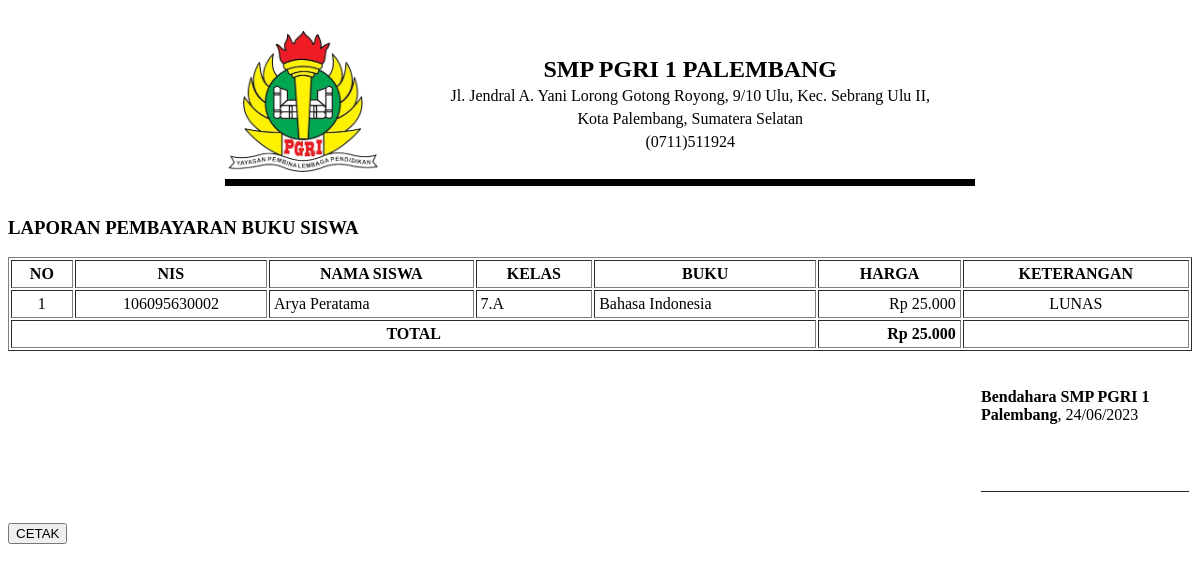
Page /laporan_pembayaran_buku.php (signed in) on the committed database.
### tables this page shows
CREATE TABLE `tb_tagihan_buku` (
  `id_tagihan` int(11) NOT NULL,
  `nis` varchar(25) NOT NULL,
  `kd_buku` varchar(11) NOT NULL,
  `nobayar` varchar(25) DEFAULT NULL,
  `tglbayar` date DEFAULT NULL,
  `harga_buku` int(11) DEFAULT NULL,
  `ket` text DEFAULT NULL
);

CREATE TABLE `tb_siswa` (
  `nis` varchar(25) NOT NULL,
  `nama_siswa` text NOT NULL,
  `kd_angkatan` varchar(11) NOT NULL,
  `kd_kelas` varchar(11) NOT NULL
);

CREATE TABLE `tb_kelas` (
  `kd_kelas` varchar(11) NOT NULL,
  `nama_kelas` varchar(11) NOT NULL,
  `wali_kelas` text NOT NULL
);

CREATE TABLE `tb_buku` (
  `kd_buku` varchar(11) NOT NULL,
  `nama_buku` text NOT NULL,
  `tingkat` varchar(11) NOT NULL,
  `tipe` text NOT NULL,
  `harga` int(11) NOT NULL
);

### fungsi.php (called while the page is built)
<?php
function buatrp($angka){
    $rupiah="Rp ".number_format($angka,0,',','.');
    return $rupiah;
}
?>

### laporan_pembayaran_buku.php (the view, shortened to what this page needs)
<?php
if(isset($_SESSION['login'])) {
    include 'fungsi.php';
	include 'koneksi.php';
?>
<!DOCTYPE html>
<html>
<head>
</head>
<body>
<div class="kopsurat">
        <table class="isi">
            <tr>
                <td><img src="./img/logo_pgri.png" width="150px" alt=""></td>
                <td class="tengah">
                    <h2>SMP PGRI 1 PALEMBANG</h2>
                    <p>Jl. Jendral A. Yani Lorong Gotong Royong, 9/10 Ulu, Kec. Sebrang Ulu II,</p>
                    <p>Kota Palembang, Sumatera Selatan</p>
                    <p>(0711)511924</p>
                </td>
            </tr>
        </table>
    </div>
	<h3>LAPORAN PEMBAYARAN BUKU SISWA</h3>
	<table border="1" cellspacing="" cellpadding="4" width="100%">
	<tr>
		<th>NO</th>
		<th>NIS</th>
		<th>NAMA SISWA</th>
		<th>KELAS</th>
        <th>BUKU</th>
		<th>HARGA</th>
		<th>KETERANGAN</th>
	</tr>
	<?php
	$spp = $konek -> query("SELECT tb_tagihan_buku.*,tb_siswa.*,tb_kelas.*,tb_buku.* FROM tb_tagihan_buku JOIN tb_siswa ON tb_tagihan_buku.nis=tb_siswa.nis
    JOIN tb_kelas ON tb_siswa.kd_kelas=tb_kelas.kd_kelas JOIN tb_buku ON tb_tagihan_buku.kd_buku=tb_buku.kd_buku WHERE tb_tagihan_buku.tglbayar ORDER BY tb_kelas.nama_kelas ASC");
	$i=1;
	$total = 0;
	while($dta=mysqli_fetch_array($spp)):
	 ?>
	<tr>
		<td align="center"><?= $i ?></td>
		<td align="center"><?= $dta['nis'] ?></td>
		<td align=""><?= $dta['nama_siswa'] ?></td>
		<td align=""><?= $dta['nama_kelas'] ?></td>
		<td align=""><?= $dta['nama_buku'] ?></td>
		<td align="right"><?php echo buatrp($dta['harga_buku']); ?></td>
		<td align="center"><?= $dta['ket'] ?></td>
	</tr>
	<?php $i++; ?>
	<?php $total += $dta['harga_buku']; ?>
<?php endwhile; ?>
<tr>
		<td colspan="5" align="center"><b>TOTAL</b></td>
		<td align="right"><b><?php echo buatrp($total );?></b></td>
		<td></td>
	</tr>
	</table>
<table width="100%">
	<tr>
		<td></td>
		<td width="200px">
			<BR/>
			<p><b>Bendahara SMP PGRI 1 Palembang</b>, <?= date('d/m/Y') ?>
			<br/>
			<br/>
			<br/>
		<p>__________________________</p>
		</td>
	</tr>
</table>
	<a  href="#" onclick="window.print();"><button class="print">CETAK</button></a>
</body>
</html>
<?php
} else {
	header("location : login.php");
}
?>

### laporan_pembayaran_buku.php (style rules this page uses)
body { font-family: Cambria, Cochin, Georgia, Times, 'Times New Roman', serif; background-color: white; }
.print { margin-top: 10px; }
.isi { border-bottom: 7px solid black;padding: 0px; width: 100%; }
.tengah { text-align: center;line-height: 7px; }
.kopsurat { width: 750px;margin: 0 auto; background-color: white; height: 150px; padding: 20px; }

### rows in the picture
tb_tagihan_buku: nis.nis "106095630002", nis.nama_siswa "Arya Peratama", tb_kelas.nama_kelas "7.A", kd_buku.nama_buku "Bahasa Indonesia", harga_buku "Rp 25.000", ket "LUNAS"

### other values in the picture
buatrp($total ) "Rp 25.000"
